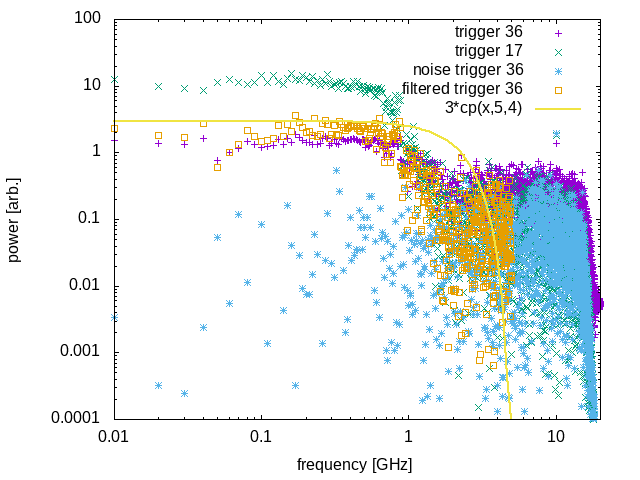

Reproduce this figure in gnuplot.
#!/usr/bin/gnuplot -persist
#
#    
#    	G N U P L O T
#    	Version 5.2 patchlevel 2    last modified 2017-11-01 
#    
#    	Copyright (C) 1986-1993, 1998, 2004, 2007-2017
#    	Thomas Williams, Colin Kelley and many others
#    
#    	gnuplot home:     http://www.gnuplot.info
#    	faq, bugs, etc:   type "help FAQ"
#    	immediate help:   type "help"  (plot window: hit 'h')
# set terminal qt 0 font "Sans,9"
# set output
unset clip points
set clip one
unset clip two
set errorbars front 1.000000 
set border 31 front lt black linewidth 1.000 dashtype solid
set zdata 
set ydata 
set xdata 
set y2data 
set x2data 
set boxwidth
set style fill  empty border
set style rectangle back fc  bgnd fillstyle   solid 1.00 border lt -1
set style circle radius graph 0.02 
set style ellipse size graph 0.05, 0.03 angle 0 units xy
set dummy x, y
set format x "% h" 
set format y "% h" 
set format x2 "% h" 
set format y2 "% h" 
set format z "% h" 
set format cb "% h" 
set format r "% h" 
set ttics format "% h"
set timefmt "%d/%m/%y,%H:%M"
set angles radians
set tics back
unset grid
unset raxis
set theta counterclockwise right
set style parallel front  lt black linewidth 2.000 dashtype solid
set key title "" center
set key fixed right top vertical Right noreverse enhanced autotitle nobox
set key noinvert samplen 4 spacing 1 width 0 height 0 
set key maxcolumns 0 maxrows 0
set key noopaque
unset label
unset arrow
set style increment default
unset style line
unset style arrow
set style histogram clustered gap 2 title textcolor lt -1
unset object
set style textbox transparent margins  1.0,  1.0 border  lt -1 linewidth  1.0
set offsets 0, 0, 0, 0
set pointsize 1
set pointintervalbox 1
set encoding default
unset polar
unset parametric
unset decimalsign
unset micro
unset minussign
set view 60, 30, 1, 1
set view azimuth 0
set rgbmax 255
set samples 100, 100
set isosamples 10, 10
set surface 
unset contour
set cntrlabel  format '%8.3g' font '' start 5 interval 20
set mapping cartesian
set datafile separator whitespace
unset hidden3d
set cntrparam order 4
set cntrparam linear
set cntrparam levels auto 5
set cntrparam points 5
set size ratio 0 1,1
set origin 0,0
set style data points
set style function lines
unset xzeroaxis
unset yzeroaxis
unset zzeroaxis
unset x2zeroaxis
unset y2zeroaxis
set xyplane relative 0.5
set tics scale  1, 0.5, 1, 1, 1
set mxtics default
set mytics default
set mztics default
set mx2tics default
set my2tics default
set mcbtics default
set mrtics default
set nomttics
set xtics border in scale 1,0.5 mirror norotate  autojustify
set xtics  norangelimit logscale autofreq 
set ytics border in scale 1,0.5 mirror norotate  autojustify
set ytics  norangelimit logscale autofreq 
set ztics border in scale 1,0.5 nomirror norotate  autojustify
set ztics  norangelimit autofreq 
unset x2tics
unset y2tics
set cbtics border in scale 1,0.5 mirror norotate  autojustify
set cbtics  norangelimit autofreq 
set rtics axis in scale 1,0.5 nomirror norotate  autojustify
set rtics  norangelimit autofreq 
unset ttics
set title "" 
set title  font "" norotate
set timestamp bottom 
set timestamp "" 
set timestamp  font "" norotate
set trange [ * : * ] noreverse nowriteback
set urange [ * : * ] noreverse nowriteback
set vrange [ * : * ] noreverse nowriteback
set xlabel "frequency [GHz]" 
set xlabel  font "" textcolor lt -1 norotate
set x2label "" 
set x2label  font "" textcolor lt -1 norotate
set xrange [ 0.0100000 : * ] noreverse nowriteback
set x2range [ * : * ] noreverse nowriteback
set ylabel "power [arb.]" 
set ylabel  font "" textcolor lt -1 rotate
set y2label "" 
set y2label  font "" textcolor lt -1 rotate
set yrange [ 0.000100000 : * ] noreverse nowriteback
set y2range [ * : * ] noreverse nowriteback
set zlabel "" 
set zlabel  font "" textcolor lt -1 norotate
set zrange [ * : * ] noreverse nowriteback
set cblabel "" 
set cblabel  font "" textcolor lt -1 rotate
set cbrange [ * : * ] noreverse nowriteback
set rlabel "" 
set rlabel  font "" textcolor lt -1 norotate
set rrange [ * : * ] noreverse nowriteback
unset logscale
set logscale y 10
set logscale x 10
unset jitter
set zero 1e-08
set lmargin  -1
set bmargin  -1
set rmargin  -1
set tmargin  -1
set locale "en_US.UTF-8"
set pm3d explicit at s
set pm3d scansautomatic
set pm3d interpolate 1,1 flush begin noftriangles noborder corners2color mean
set pm3d nolighting
set palette positive nops_allcF maxcolors 0 gamma 1.5 color model RGB 
set palette rgbformulae 7, 5, 15
set colorbox default
set colorbox vertical origin screen 0.9, 0.2 size screen 0.05, 0.6 front  noinvert bdefault
set style boxplot candles range  1.50 outliers pt 7 separation 1 labels auto unsorted
set loadpath 
set fontpath 
set psdir
set fit brief errorvariables nocovariancevariables errorscaling prescale nowrap v5
fileSpect(x) = sprintf('../data_fs/ave1/C1--LowPulseHighRes-in-100-out1700-an2100--%05i.spect.dat',x)
fileTime(x) = sprintf('../data_fs/ave1/C1--LowPulseHighRes-in-100-out1700-an2100--%05i.time.dat',x)
cp(x,cut,p)=(x<cut?cos(pi/2. * x/cut)**p:0)
GNUTERM = "qt"
GPFUN_fileSpect = "fileSpect(x) = sprintf('../data_fs/ave1/C1--LowPulseHighRes-in-100-out1700-an2100--%05i.spect.dat',x)"
GPFUN_c2 = "c2(x,cut)=(x<cut?cos(pi/2. * x/cut)**2:0)"
GPFUN_cp = "cp(x,cut,p)=(x<cut?cos(pi/2. * x/cut)**p:0)"
## Last datafile plotted: "../data_fs/ave1/C1--LowPulseHighRes-in-100-out1700-an2100--00017.spect.dat"
set term png
set output 'plotting.fourier.png'
plot fileSpect(36) title "trigger 36",\
	fileSpect(17) u 1:($2**2) title "trigger 17",\
	fileSpect(36) u 1:($3**2) title "noise trigger 36",\
	fileSpect(36) u 1:($4**2) title "filtered trigger 36",\
	3*cp(x,5,4) lw 2

set term png
set output 'plotting.time.png'
unset log
set xrange [-5:15]
set yrange [-.2:.05]
unset arrow 1
set style data lines
set key bottom right
set auto y
plot fileTime(36) u 1:2 title "trigger 36",\
	fileTime(17) u 1:($2+.05) title "trigger 17",\
	fileTime(36) u 1:($4+.1) title "trigger 36, shift filtered",\
	fileTime(17) u 1:($4+.15) title "trigger 17, shift filtered"
#    EOF
